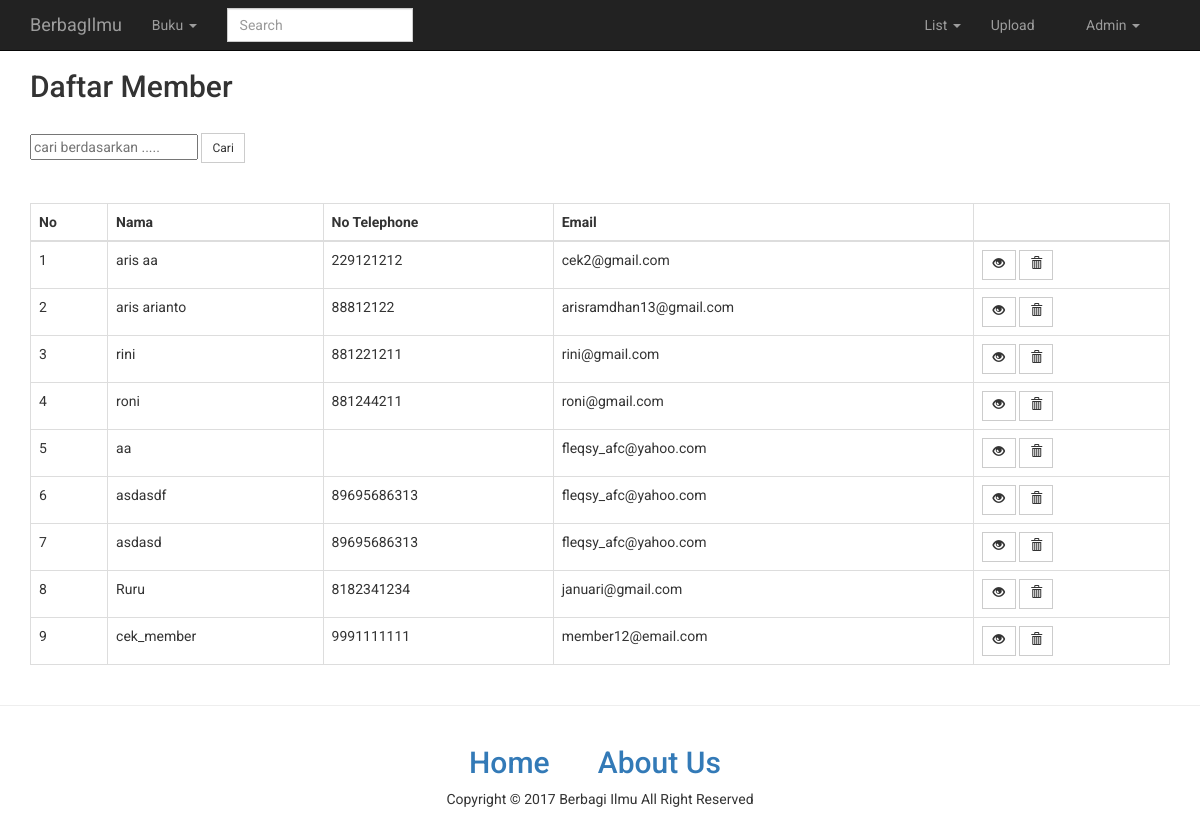
Page /admin/member.php (signed in) on the earlier database version.
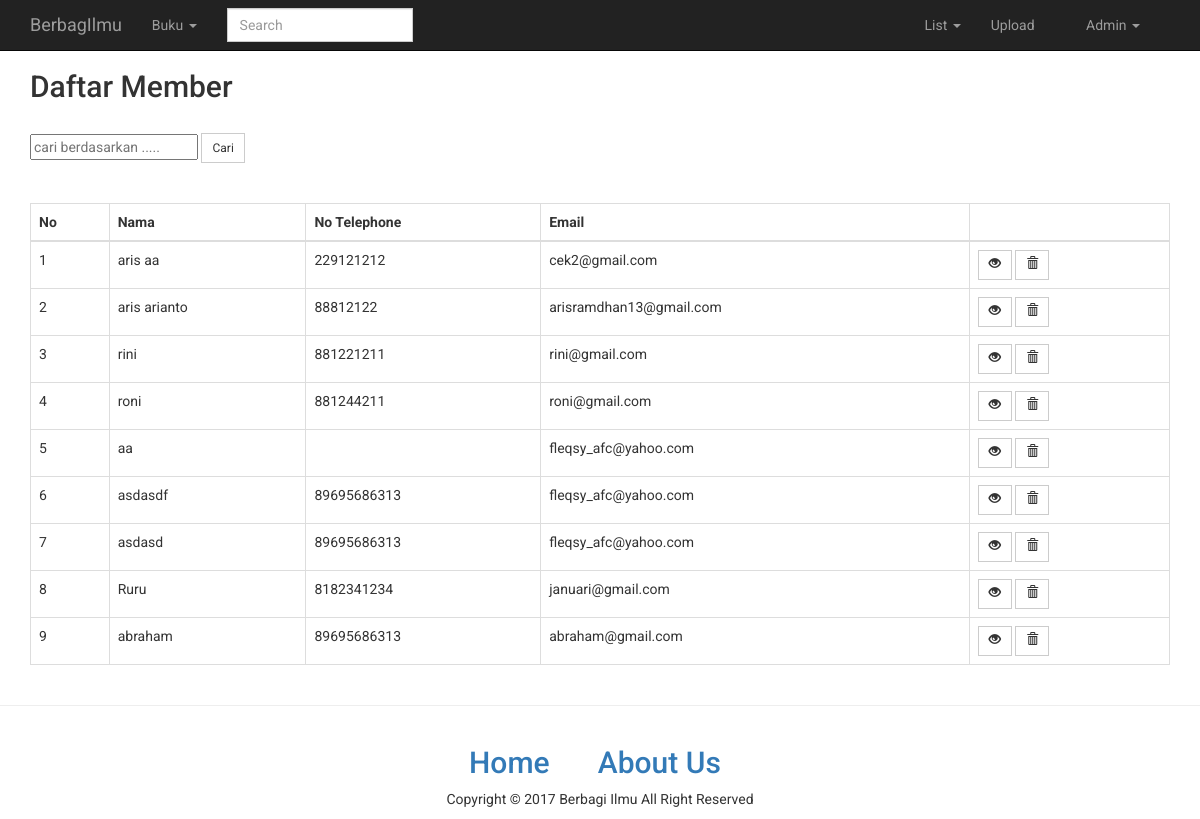
Same page on the later database version.
### tables this page shows
CREATE TABLE `member` (
  `member_id` smallint(3) NOT NULL AUTO_INCREMENT,
  `member_nama` varchar(20) DEFAULT NULL,
  `member_jk` varchar(1) DEFAULT NULL,
  `member_ttl` varchar(20) DEFAULT NULL,
  `member_tglahir` date DEFAULT NULL,
  `member_alamat` varchar(50) DEFAULT NULL,
  `member_tlp` decimal(13,0) DEFAULT NULL,
  `member_username` varchar(20) DEFAULT NULL,
  `member_email` varchar(40) DEFAULT NULL,
  `member_password` varchar(40) DEFAULT NULL,
  `member_foto` varchar(40) DEFAULT NULL,
  PRIMARY KEY (`member_id`)
);

### admin/member.php (the view, shortened to what this page needs)
<?php
  include 'header.php';
?>
<?php
  if (!empty($_SESSION['admin_email']))
  {
?>
<div class="container">
  <h2>Daftar Member</h2>
  <br>
  <form action="cari.php?cari=member" method="POST">
  <input type="text" name="cari" placeholder="cari berdasarkan ..... "></input>
  <input type="submit" class="btn btn-sm btn-default" value="Cari"></input>
  </form>
  <br>
  <br>
<table id="mytable" class="table table-bordered">
    <thead>
      <th> No </th>
      <th> Nama </th>
      <th> No Telephone</th>
      <th> Email</th>
      <th></th>
    </thead>
<?php
  $no = 0;
  $modal=mysqli_query($link,"SELECT * FROM member");
  while($r=mysqli_fetch_array($modal)){
  $no++;
?>
  <tr>
      <td><?php echo $no; ?></td>
      <td><?php echo  $r['member_nama']; ?></td>
      <td><?php echo  $r['member_tlp']; ?></td>
      <td><?php echo  $r['member_email']; ?></td>
      <td>
         <a href="#" class='open_modal btn btn-sm btn-default' id='<?php echo  $r['member_id']; ?>' ><span class="glyphicon glyphicon-eye-open"></span></a>
         <a href="#"  class="btn btn-sm btn-default" onclick="confirm_modal('proses_delete.php?&member_id=<?php echo  $r['member_id']; ?>');"><span class="glyphicon glyphicon-trash"></span></a>
      </td>
  </tr>
<?php } ?>
</table>
</div>
<?php
}
?>
<?php
  include "footer.php";
?>

Differences in the rows shown:
removed member: member_nama "cek_member", member_tlp "9991111111", member_email "member12@email.com"
added member: member_nama "abraham", member_tlp "89695686313", member_email "abraham@gmail.com"
